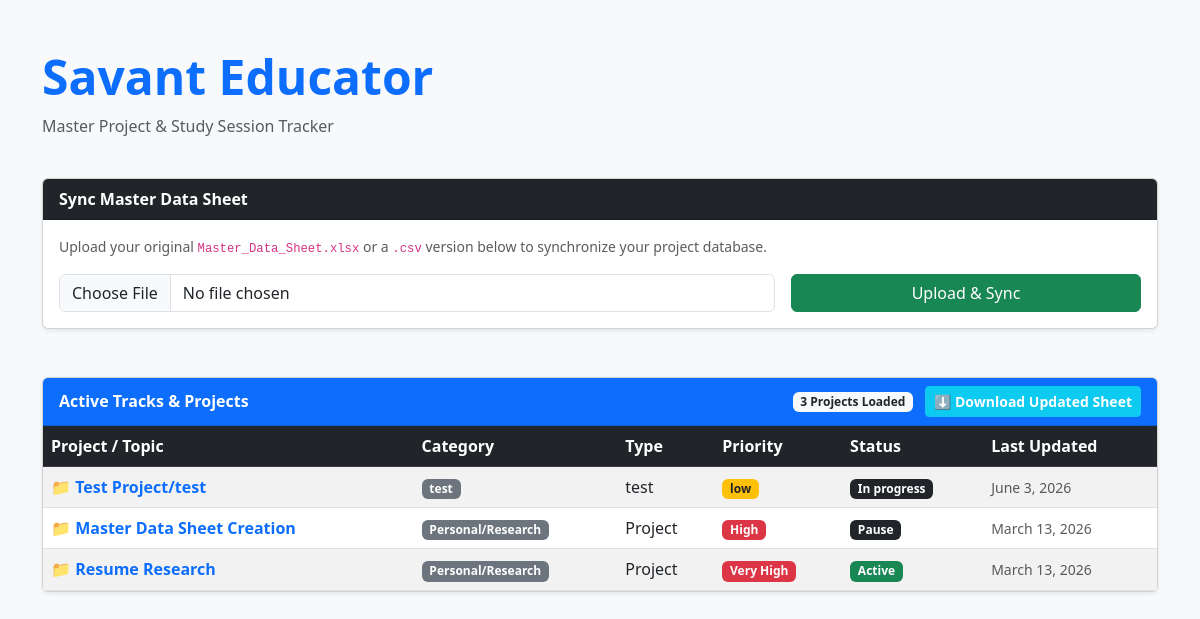
The page / on the database its author committed.
### projects/models.py (models this page shows, shortened)
class Project(models.Model):
    name = models.CharField(max_length=255, verbose_name="Project / Topic")
    category = models.CharField(max_length=100, blank=True, null=True)
    project_type = models.CharField(max_length=100, blank=True, null=True, verbose_name="Type")
    priority = models.CharField(max_length=50, blank=True, null=True)
    status = models.CharField(max_length=50, blank=True, null=True)
    last_updated = models.DateField(blank=True, null=True)
    summary = models.TextField(blank=True, null=True)
    links = models.TextField(blank=True, null=True, help_text="Main File / Notes Links")
    ai_source = models.CharField(max_length=255, blank=True, null=True, verbose_name="AI Source")
    ai_prompt_link = models.TextField(blank=True, null=True, verbose_name="AI Prompt Link")
    related_websites = models.TextField(blank=True, null=True, verbose_name="Related Websites")
    tags = models.CharField(max_length=255, blank=True, null=True)

### projects/views.py (the view)
# urls.py: path('', views.dashboard, name='dashboard'),
def dashboard(request):
    all_projects = Project.objects.all()
    return render(request, 'projects/dashboard.html', {'projects': all_projects})

### projects/templates/projects/dashboard.html (shortened to what this page needs)
<!DOCTYPE html>
<html lang="en">
<head>
    <link href="https://cdn.jsdelivr.net/npm/bootstrap@5.3.0/dist/css/bootstrap.min.css" rel="stylesheet">
</head>
<body class="bg-light text-dark">
    <div class="container my-5">
        <div class="row mb-4">
            <div class="col">
                <h1 class="display-5 fw-bold text-primary">Savant Educator</h1>
                <p class="text-muted">Master Project & Study Session Tracker</p>
            </div>
        </div>
        <div class="card shadow-sm mb-5">
            <div class="card-header bg-dark text-white fw-bold">
                Sync Master Data Sheet
            </div>
            <div class="card-body">
                <p class="card-text text-muted small">Upload your original <code>Master_Data_Sheet.xlsx</code> or a <code>.csv</code> version below to synchronize your project database.</p>
                <form method="POST" action="{% url 'upload_csv' %}" enctype="multipart/form-data" class="row g-3 align-items-center">
                    {% csrf_token %} <div class="col-sm-8">
                        <input class="form-control" type="file" id="csv_file" name="csv_file" accept=".csv, .xlsx, .xls" required>
                    </div>
                    <div class="col-sm-4">
                        <button type="submit" class="btn btn-success w-100">Upload & Sync</button>
                    </div>
                </form>
            </div>
        </div>
        <div class="card shadow-sm">
            <div class="card-header bg-primary text-white fw-bold d-flex justify-content-between align-items-center">
                <span>Active Tracks & Projects</span>
                <div>
                    <span class="badge bg-light text-dark me-2">{{ projects|length }} Projects Loaded</span>
                    <a href="{% url 'export_csv' %}" class="btn btn-sm btn-info fw-bold text-white">⬇ Download Updated Sheet</a>
                </div>
            </div>
            <div class="card-body p-0">
                <div class="table-responsive">
                    <table class="table table-hover table-striped mb-0 align-middle">
                        <thead class="table-dark">
                            <tr>
                                <th>Project / Topic</th>
                                <th>Category</th>
                                <th>Type</th>
                                <th>Priority</th>
                                <th>Status</th>
                                <th>Last Updated</th>
                            </tr>
                        </thead>
                        <tbody>
                            {% for project in projects %}
                                <tr>
                                    <td class="fw-bold">
                                        <a href="{% url 'project_detail' project.id %}" class="text-decoration-none text-primary">
                                            📁 {{ project.name }}
                                        </a>
                                    </td>
                                    <td><span class="badge bg-secondary">{{ project.category }}</span></td>
                                    <td>{{ project.project_type }}</td>
                                    <td>
                                        <span class="badge {% if project.priority == 'Very High' or project.priority == 'High' %}bg-danger{% else %}bg-warning text-dark{% endif %}">
                                            {{ project.priority }}
                                        </span>
                                    </td>
                                    <td>
                                        <span class="badge {% if project.status == 'Active' %}bg-success{% else %}bg-dark{% endif %}">
                                            {{ project.status }}
                                        </span>
                                    </td>
                                    <td class="text-muted small">{{ project.last_updated|default:"N/A" }}</td>
                                </tr>
                            {% endfor %}
                        </tbody>
                    </table>
                </div>
            </div>
        </div>
    </div>
</body>
</html>

### rows shown on the page
Project: name "Test Project/test", category "test", project_type "test", priority "low", status "In progress", last_updated "June 3, 2026"
Project: name "Master Data Sheet Creation", category "Personal/Research", project_type "Project", priority "High", status "Pause", last_updated "March 13, 2026"
Project: name "Resume Research", category "Personal/Research", project_type "Project", priority "Very High", status "Active", last_updated "March 13, 2026"

### other values the page prints
{{ projects|length }} "3"
